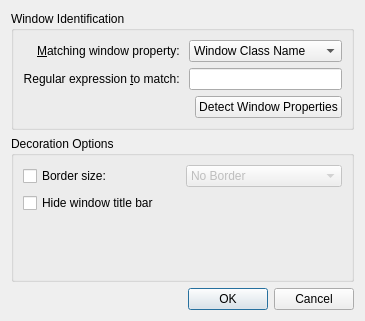
<?xml version="1.0" encoding="UTF-8"?>
<ui version="4.0">
 <class>OceanExceptionDialog</class>
 <widget class="QDialog" name="OceanExceptionDialog">
  <property name="geometry">
   <rect>
    <x>0</x>
    <y>0</y>
    <width>362</width>
    <height>321</height>
   </rect>
  </property>
  <property name="windowTitle">
   <string>Dialog</string>
  </property>
  <layout class="QVBoxLayout" name="verticalLayout">
   <item>
    <widget class="QGroupBox" name="groupBox">
     <property name="title">
      <string>Window Identification</string>
     </property>
     <layout class="QGridLayout" name="gridLayout_2">
      <item row="0" column="0">
       <widget class="QLabel" name="label">
        <property name="text">
         <string>&amp;Matching window property: </string>
        </property>
        <property name="alignment">
         <set>Qt::AlignRight|Qt::AlignTrailing|Qt::AlignVCenter</set>
        </property>
        <property name="buddy">
         <cstring>exceptionType</cstring>
        </property>
       </widget>
      </item>
      <item row="1" column="0">
       <widget class="QLabel" name="label_2">
        <property name="text">
         <string>Regular expression &amp;to match: </string>
        </property>
        <property name="alignment">
         <set>Qt::AlignRight|Qt::AlignTrailing|Qt::AlignVCenter</set>
        </property>
        <property name="buddy">
         <cstring>exceptionEditor</cstring>
        </property>
       </widget>
      </item>
      <item row="2" column="2">
       <widget class="QPushButton" name="detectDialogButton">
        <property name="text">
         <string>Detect Window Properties</string>
        </property>
       </widget>
      </item>
      <item row="1" column="1" colspan="2">
       <widget class="QLineEdit" name="exceptionEditor">
        <property name="showClearButton" stdset="0">
         <bool>true</bool>
        </property>
       </widget>
      </item>
      <item row="0" column="1" colspan="2">
       <widget class="QComboBox" name="exceptionType">
        <item>
         <property name="text">
          <string>Window Class Name</string>
         </property>
        </item>
        <item>
         <property name="text">
          <string>Window Title</string>
         </property>
        </item>
       </widget>
      </item>
     </layout>
    </widget>
   </item>
   <item>
    <widget class="QGroupBox" name="groupBox_2">
     <property name="title">
      <string>Decoration Options</string>
     </property>
     <layout class="QGridLayout" name="gridLayout_3">
      <item row="0" column="0">
       <widget class="QCheckBox" name="borderSizeCheckBox">
        <property name="text">
         <string>Border size:</string>
        </property>
       </widget>
      </item>
      <item row="2" column="0" colspan="2">
       <widget class="QCheckBox" name="hideTitleBar">
        <property name="text">
         <string>Hide window title bar</string>
        </property>
       </widget>
      </item>
      <item row="0" column="1">
       <widget class="QComboBox" name="borderSizeComboBox">
        <property name="enabled">
         <bool>false</bool>
        </property>
        <item>
         <property name="text">
          <string comment="@item:inlistbox Border size:">No Border</string>
         </property>
        </item>
        <item>
         <property name="text">
          <string comment="@item:inlistbox Border size:">No Side Borders</string>
         </property>
        </item>
        <item>
         <property name="text">
          <string comment="@item:inlistbox Border size:">Tiny</string>
         </property>
        </item>
        <item>
         <property name="text">
          <string comment="@item:inlistbox Border size:">Normal</string>
         </property>
        </item>
        <item>
         <property name="text">
          <string comment="@item:inlistbox Border size:">Large</string>
         </property>
        </item>
        <item>
         <property name="text">
          <string comment="@item:inlistbox Border size:">Very Large</string>
         </property>
        </item>
        <item>
         <property name="text">
          <string comment="@item:inlistbox Border size:">Huge</string>
         </property>
        </item>
        <item>
         <property name="text">
          <string comment="@item:inlistbox Border size:">Very Huge</string>
         </property>
        </item>
        <item>
         <property name="text">
          <string comment="@item:inlistbox Border size:">Oversized</string>
         </property>
        </item>
       </widget>
      </item>
      <item row="3" column="0" colspan="2">
       <spacer name="verticalSpacer">
        <property name="orientation">
         <enum>Qt::Vertical</enum>
        </property>
        <property name="sizeHint" stdset="0">
         <size>
          <width>20</width>
          <height>40</height>
         </size>
        </property>
       </spacer>
      </item>
     </layout>
    </widget>
   </item>
   <item>
    <widget class="QDialogButtonBox" name="buttonBox">
     <property name="orientation">
      <enum>Qt::Horizontal</enum>
     </property>
     <property name="standardButtons">
      <set>QDialogButtonBox::Cancel|QDialogButtonBox::Ok</set>
     </property>
    </widget>
   </item>
  </layout>
 </widget>
 <resources/>
 <connections>
  <connection>
   <sender>buttonBox</sender>
   <signal>accepted()</signal>
   <receiver>OceanExceptionDialog</receiver>
   <slot>accept()</slot>
   <hints>
    <hint type="sourcelabel">
     <x>252</x>
     <y>342</y>
    </hint>
    <hint type="destinationlabel">
     <x>157</x>
     <y>274</y>
    </hint>
   </hints>
  </connection>
  <connection>
   <sender>buttonBox</sender>
   <signal>rejected()</signal>
   <receiver>OceanExceptionDialog</receiver>
   <slot>reject()</slot>
   <hints>
    <hint type="sourcelabel">
     <x>320</x>
     <y>342</y>
    </hint>
    <hint type="destinationlabel">
     <x>286</x>
     <y>274</y>
    </hint>
   </hints>
  </connection>
  <connection>
   <sender>borderSizeCheckBox</sender>
   <signal>toggled(bool)</signal>
   <receiver>borderSizeComboBox</receiver>
   <slot>setEnabled(bool)</slot>
   <hints>
    <hint type="sourcelabel">
     <x>125</x>
     <y>162</y>
    </hint>
    <hint type="destinationlabel">
     <x>316</x>
     <y>163</y>
    </hint>
   </hints>
  </connection>
 </connections>
</ui>
